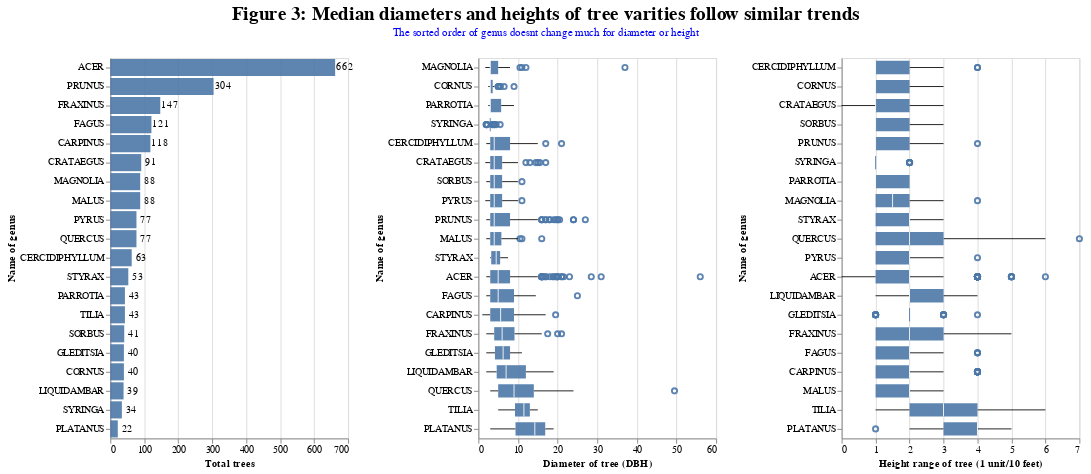

This figure's notebook cell:
### Markdown cell above
The Acer genus is the most abundant in the dataset, making up about 30% of the total trees. This genus includes Maples, which are a common sight on Vancouver street boulevards. The other genus's incoporate between 1 and 14% of the dataset. This is a wide variety of trees, but how does this relate to tree size? To begin to answer this question, we can look into the boxplots in Figure 3. Combing these boxplots with Figure 2 with a selection multi will allow us to gain an appreciation of the proportions of each genus in the dataset alongside their median heights and diameters.

### Code cell
#Defining function to sort diameter and height lists by median

def sort_order(df,groupby_col,median_col):
    return df.groupby(groupby_col)[median_col].median().sort_values().index.tolist()

#Diameter
genus_diameter_order = sort_order(genus_filtered,'genus_name','diameter')
print(genus_diameter_order)

#Height
genus_height_order = sort_order(genus_filtered,'genus_name','height_range_id')
print(genus_height_order)

#Generating the boxplots
genus_size_text = alt.TitleParams(
    'Figure 3: Median diameters and heights of tree varities follow similar trends',
     subtitle = 'The sorted order of genus doesnt change much for diameter or height',
     fontSize=20,
     subtitleColor='blue',
     anchor='middle')

genus_diameter_plot = alt.Chart(genus_filtered).mark_boxplot().encode(
    alt.X('diameter', title='Diameter of tree (DBH)', scale=alt.Scale(zero=False)),
    alt.Y('genus_name', title='Name of genus', sort=genus_diameter_order),
    opacity=alt.condition(genus_click, alt.value(0.9), alt.value(0.1))
    ).add_selection(genus_click)

genus_height_plot = genus_diameter_plot.encode(alt.X('height_range_id', title='Height range of tree (1 unit/10 feet)', scale=alt.Scale(zero=False)), 
                                               alt.Y('genus_name', title='Name of genus', sort=genus_height_order))

#Concatenating with Figure 2
genus_size_plot = ((genus_count_plot.properties(title=' ', height=400, width=250)) + text)|genus_diameter_plot.properties(height=400, width=250)|genus_height_plot.properties(height=400, width=250)
genus_size_plot = genus_size_plot.properties(title=genus_size_text)
genus_size_plot

### Figure 1 — Vega-Lite specification as saved in the notebook (floating-point values rounded to 4 significant figures; data arrays with more than 128 entries replaced by an {"elided": "..."} marker saying what was removed)
{"config": {"view": {"continuousWidth": 400, "continuousHeight": 300}}, "hconcat": [{"layer": [{"mark": "bar", "encoding": {"opacity": {"condition": {"value": 0.9, "selection": "selector001"}, "value": 0.1}, "x": {"type": "quantitative", "aggregate": "count", "title": "Total trees"}, "y": {"type": "nominal", "field": "genus_name", "sort": "-x", "title": "Name of genus"}}, "height": 400, "selection": {"selector001": {"type": "multi", "fields": ["genus_name"]}}, "title": " ", "width": 250}, {"mark": {"type": "text", "align": "center", "dx": 10}, "encoding": {"text": {"type": "quantitative", "aggregate": "count"}, "x": {"type": "quantitative", "aggregate": "count"}, "y": {"type": "nominal", "field": "genus_name", "sort": "-x"}}}]}, {"mark": "boxplot", "encoding": {"opacity": {"condition": {"value": 0.9, "selection": "selector001"}, "value": 0.1}, "x": {"type": "quantitative", "field": "diameter", "scale": {"zero": false}, "title": "Diameter of tree (DBH)"}, "y": {"type": "nominal", "field": "genus_name", "sort": ["MAGNOLIA", "CORNUS", "PARROTIA", "SYRINGA", "CERCIDIPHYLLUM", "CRATAEGUS", "SORBUS", "PYRUS", "PRUNUS", "MALUS", "STYRAX", "ACER", "FAGUS", "CARPINUS", "FRAXINUS", "GLEDITSIA", "LIQUIDAMBAR", "QUERCUS", "TILIA", "PLATANUS"], "title": "Name of genus"}}, "height": 400, "selection": {"selector001": {"type": "multi", "fields": ["genus_name"]}}, "width": 250}, {"mark": "boxplot", "encoding": {"opacity": {"condition": {"value": 0.9, "selection": "selector001"}, "value": 0.1}, "x": {"type": "quantitative", "field": "height_range_id", "scale": {"zero": false}, "title": "Height range of tree (1 unit/10 feet)"}, "y": {"type": "nominal", "field": "genus_name", "sort": ["CERCIDIPHYLLUM", "CORNUS", "CRATAEGUS", "SORBUS", "PRUNUS", "SYRINGA", "PARROTIA", "MAGNOLIA", "STYRAX", "QUERCUS", "PYRUS", "ACER", "LIQUIDAMBAR", "GLEDITSIA", "FRAXINUS", "FAGUS", "CARPINUS", "MALUS", "TILIA", "PLATANUS"], "title": "Name of genus"}}, "height": 400, "selection": {"selector001": {"type": "multi", "fields": ["genus_name"]}}, "width": 250}], "data": {"name": "data-f70fc19773bfd8a71f09148897d62e85"}, "title": {"text": "Figure 3: Median diameters and heights of tree varities follow similar trends", "anchor": "middle", "fontSize": 20, "subtitle": "The sorted order of genus doesnt change much for diameter or height", "subtitleColor": "blue"}, "$schema": "https://vega.github.io/schema/vega-lite/v4.8.1.json", "datasets": {"data-f70fc19773bfd8a71f09148897d62e85": {"elided": "2191 records"}}}
